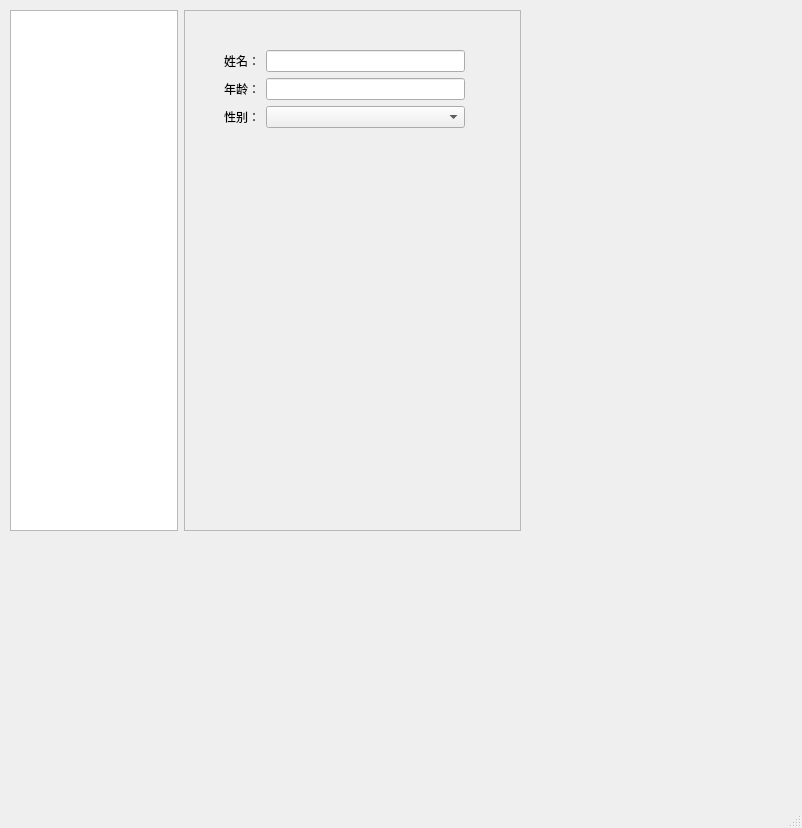
<?xml version="1.0" encoding="UTF-8"?>
<ui version="4.0">
 <class>MainWindow</class>
 <widget class="QMainWindow" name="MainWindow">
  <property name="geometry">
   <rect>
    <x>0</x>
    <y>0</y>
    <width>802</width>
    <height>828</height>
   </rect>
  </property>
  <property name="windowTitle">
   <string>MainWindow</string>
  </property>
  <widget class="QWidget" name="centralwidget">
   <widget class="QWidget" name="horizontalLayoutWidget">
    <property name="geometry">
     <rect>
      <x>10</x>
      <y>10</y>
      <width>511</width>
      <height>521</height>
     </rect>
    </property>
    <layout class="QHBoxLayout" name="horizontalLayout">
     <item>
      <widget class="QTableView" name="tableView">
       <property name="sizePolicy">
        <sizepolicy hsizetype="Expanding" vsizetype="Expanding">
         <horstretch>1</horstretch>
         <verstretch>0</verstretch>
        </sizepolicy>
       </property>
      </widget>
     </item>
     <item>
      <widget class="QFrame" name="frame">
       <property name="sizePolicy">
        <sizepolicy hsizetype="Expanding" vsizetype="Preferred">
         <horstretch>2</horstretch>
         <verstretch>0</verstretch>
        </sizepolicy>
       </property>
       <property name="frameShape">
        <enum>QFrame::StyledPanel</enum>
       </property>
       <property name="frameShadow">
        <enum>QFrame::Raised</enum>
       </property>
       <widget class="QWidget" name="formLayoutWidget">
        <property name="geometry">
         <rect>
          <x>40</x>
          <y>40</y>
          <width>241</width>
          <height>231</height>
         </rect>
        </property>
        <layout class="QFormLayout" name="formLayout">
         <item row="0" column="0">
          <widget class="QLabel" name="label">
           <property name="text">
            <string>姓名：</string>
           </property>
          </widget>
         </item>
         <item row="0" column="1">
          <widget class="QLineEdit" name="lineEdit"/>
         </item>
         <item row="1" column="0">
          <widget class="QLabel" name="label_2">
           <property name="text">
            <string>年龄：</string>
           </property>
          </widget>
         </item>
         <item row="1" column="1">
          <widget class="QLineEdit" name="lineEdit_2"/>
         </item>
         <item row="2" column="0">
          <widget class="QLabel" name="label_3">
           <property name="text">
            <string>性别：</string>
           </property>
          </widget>
         </item>
         <item row="2" column="1">
          <widget class="QComboBox" name="comboBox"/>
         </item>
        </layout>
       </widget>
      </widget>
     </item>
    </layout>
   </widget>
  </widget>
  <widget class="QMenuBar" name="menubar">
   <property name="geometry">
    <rect>
     <x>0</x>
     <y>0</y>
     <width>802</width>
     <height>26</height>
    </rect>
   </property>
  </widget>
  <widget class="QStatusBar" name="statusbar"/>
 </widget>
 <resources/>
 <connections/>
</ui>
